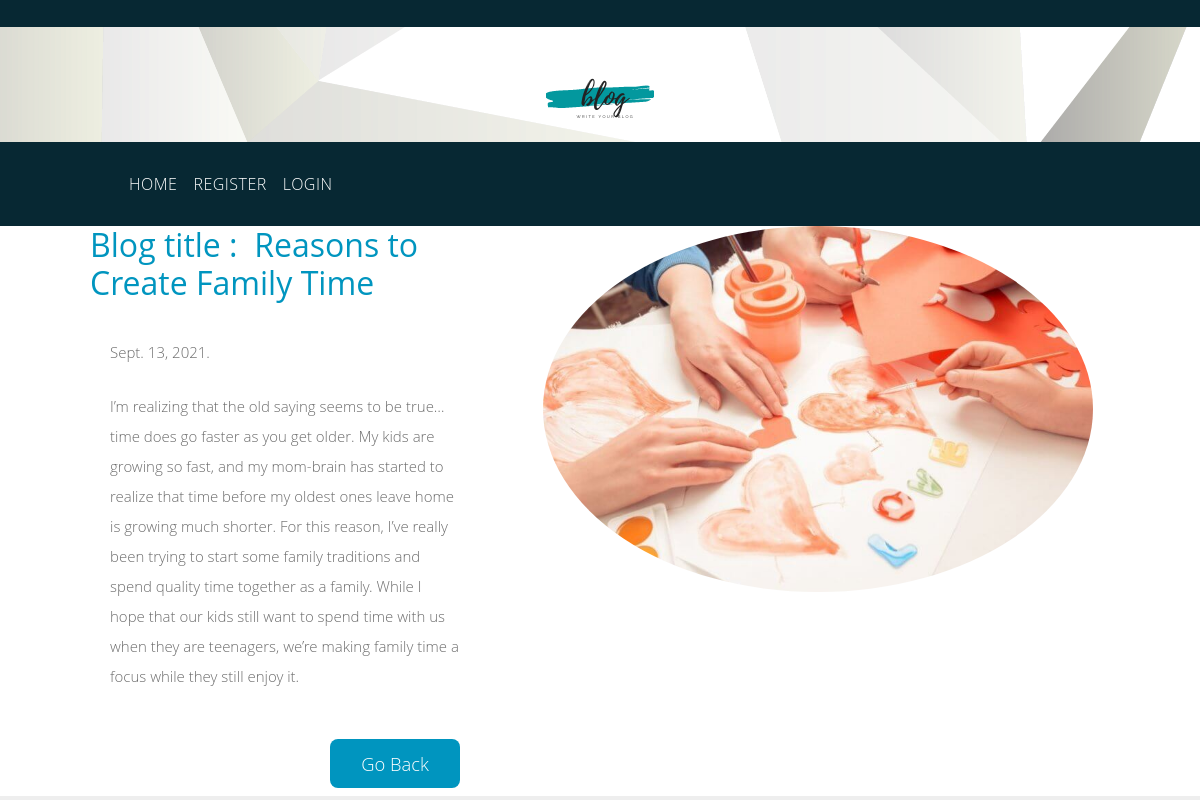
Page /detail/19 on the committed database.
### blogapp/models.py (models this page shows, shortened)
class Blog(models.Model):
    name = models.CharField(max_length=255, unique=True)
    desc = models.TextField()
    img = models.ImageField(upload_to='blog')
    auth = models.CharField(max_length=255)
    date = models.DateField(default=datetime.date.today)
    class Meta:
        ordering = ('name',)
        verbose_name = 'blog'
        verbose_name_plural = 'blogs'

### blogapp/views.py (the view)
# urls.py: path('detail/<int:id>', views.blogdetail, name='blogdetail'),
def blogdetail(request,id):
    det=Blog.objects.get(id=id)
    return render(request, 'view.html',{'det': det})

### templates/view.html (shortened to what this page needs)
{% extends 'base.html' %}
{% load static %}
{% block content %}
<!DOCTYPE html>
<html lang="en">
<head>
    <link rel="stylesheet" href="{% static 'vw/css/bootstrap.min.css' %}">
    <link rel="stylesheet" href="{% static 'vw/css/tooplate-style.css' %}">
</head>
<body>
    <div class="tm-container mx-auto">
        <section id="tm-section-2" class="tm-section pt-2 pb-2">
            <div class="container">
                <div class="row">
                    <div class="col-xl-5 col-lg-6 tm-flex-center-v tm-text-container tm-section-left">
                        <h2 class="tm-color-secondary mb-4">Blog title : &nbsp;{{det.name}}</h2>
                        <p class="mb-4">{{det.date}}.</p>
                        <p class="mb-5">{{det.desc}}</p>
                        <p class="text-right mb-0">
                            <a href="/" class="btn tm-btn-secondary">Go Back</a>
                        </p>
                    </div>
                    <div class="col-xl-7 col-lg-6 tm-circle-img-container">
                        <img src="{{det.img.url}}" alt="Image" class="rounded-circle tm-circle-img">
                    </div>
                </div>
            </div>
        </section>
    </div>
</body>
</html>
{% endblock %}

### static/hom/css/style.css (style rules this page uses)
* { box-sizing: border-box !important; transition: ease all 0.5s; }
html { scroll-behavior: smooth; }
body { color: #666666; font-size: 14px; font-family: 'Raleway', sans-serif;; line-height: 1.80857; font-weight: normal; overflow-x: hidden; }
a { color: #1f1f1f; text-decoration: none !important; outline: none !important; -webkit-transition: all .3s ease-in-out; -moz-transition: all .3s ease-in-out; -ms-transition: all .3s ease-in-out; -o-transition: all .3s ease-in-out; transition: all .3s ease-in-out; }
h1, h2, h3, h4, h5, h6 { letter-spacing: 0; font-weight: normal; position: relative; padding: 0 0 10px 0; font-weight: normal; line-height: normal; color: #111111; margin: 0 }
h2 { font-size: 22px }
*, *::after, *::before { -webkit-box-sizing: border-box; -moz-box-sizing: border-box; box-sizing: border-box; }
p { margin: 20px; font-weight: 400; font-size: 15px; line-height: 24px; }
a { color: #ffffff; text-decoration: none; outline: none !important; }

### static/vw/css/tooplate-style.css (style rules this page uses)
* { margin: 0; padding: 0; }
body { background-color: #eee; color: #6c6c6c; font-family: "Open Sans", Helvetica, Arial, sans-serif; font-size: 18px; overflow-x: hidden; }
.tm-container { background-color: white; max-width: 1400px; }
.tm-color-secondary { color: #0095bf; }
.tm-btn-secondary { color: white; background-color: #0095bf; }
p, ul { line-height: 2; font-weight: 300; }
.btn { padding: 10px 30px; font-size: 1.15rem; font-weight: 300; border-radius: 8px; }
.tm-flex-center-v { display: flex; flex-direction: column; justify-content: center; }
.tm-text-container { max-width: 420px; }
.tm-circle-img { width: 550px; }
.tm-circle-img-container { text-align: right; }
@media (min-width: 576px) { .container { max-width: none; } }
@media (min-width: 768px) { .container { max-width: 720px; } }
@media (min-width: 992px) { .container { max-width: 960px; } }
@media (min-width: 1200px) { .container { max-width: 1050px; } }

### rows in the picture
Blog: name "Reasons to Create Family Time", date "Sept. 13, 2021", desc "I’m realizing that the old saying seems to be true… time does go faster as you get older. My kids are growing so fast, and my mom-brain has started to realize that time before my oldest ones leave home is growing much shorter. For this reason, I’ve really been trying to start some family traditions and spend quality time together as a family. While I hope that our kids still want to spend time with us when they are teenagers, we’re making family time a focus while they still enjoy it.", img (picture)
